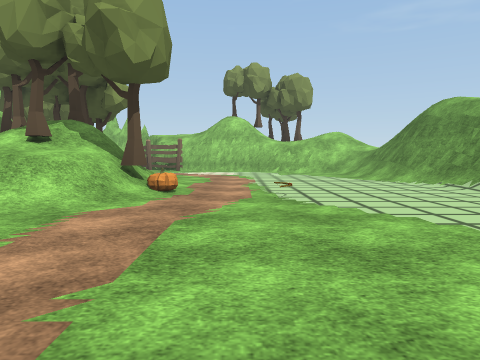
View 1 (above)

24 first-person views from a walk through a 3-D level made in the Unity game engine. The camera is 1.3 m above the floor, tilts 4° down and sees 70° across. The floor is counted in squares, 2 m on a side. Each view is taken from the middle of a square. On the plan, view 1 faces up. The plan holds only what a view shows up to about 10 squares ahead; the rest is blank. The place goes on beyond the plan. The player character is not drawn. Some animated figures are left out. Some surface patterns are stand-ins.

View 2
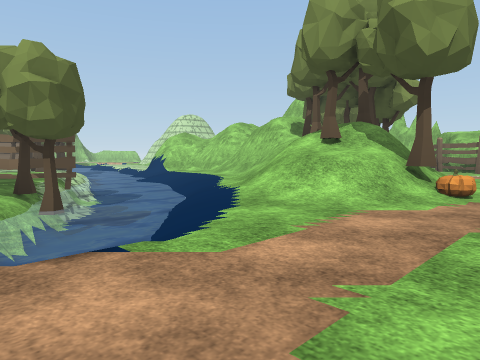

View 3
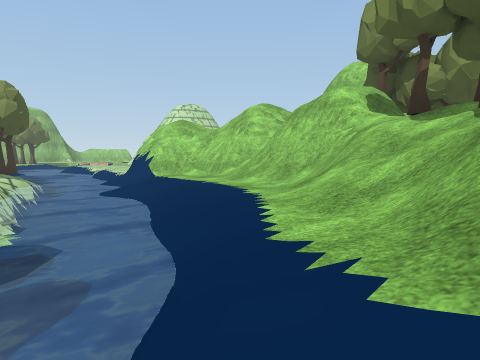

View 4
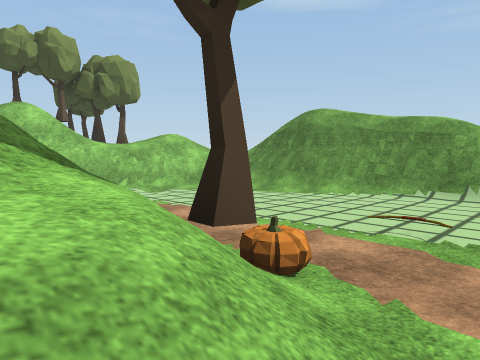

View 5
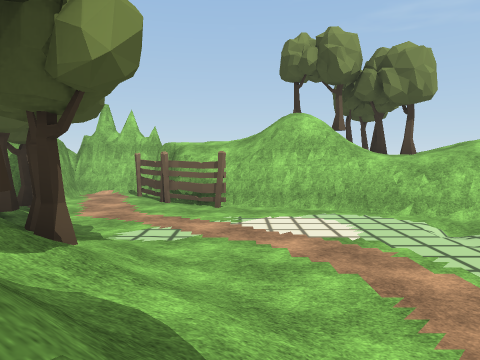

View 6
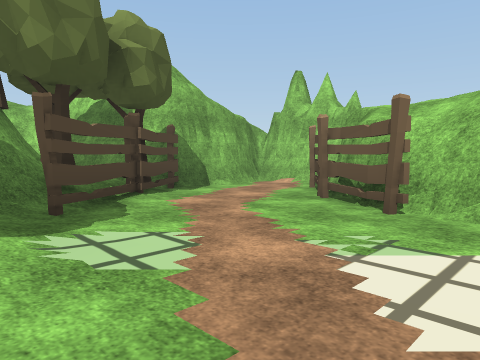

View 7
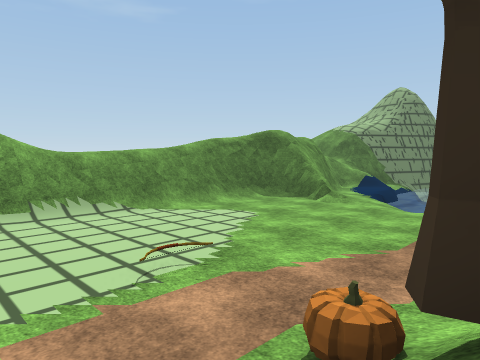

View 8
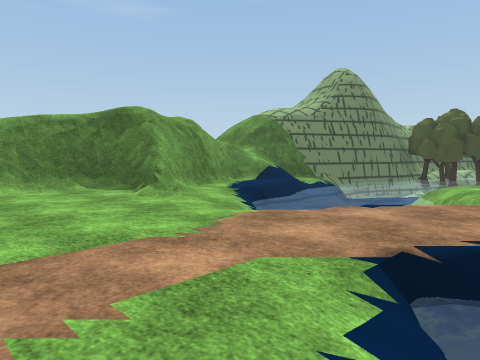

View 9
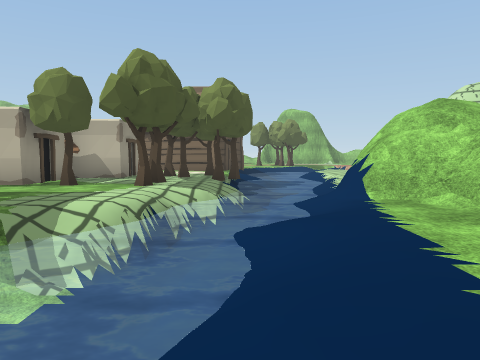

View 10
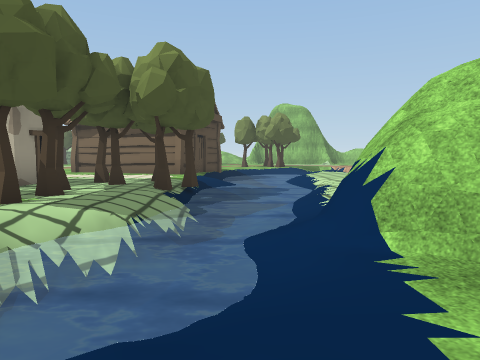

View 11
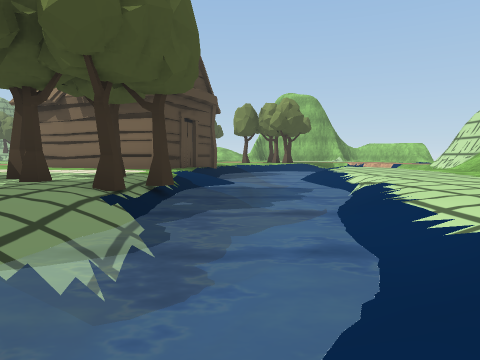

View 12
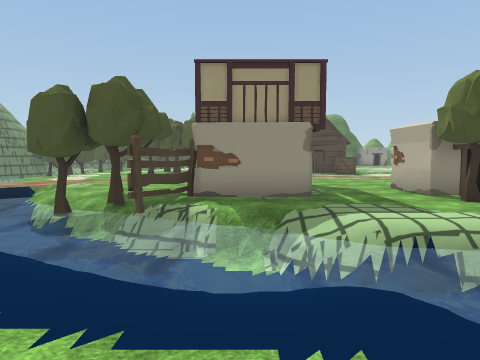

View 13
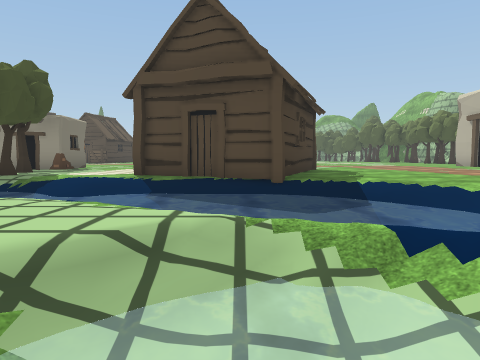

View 14
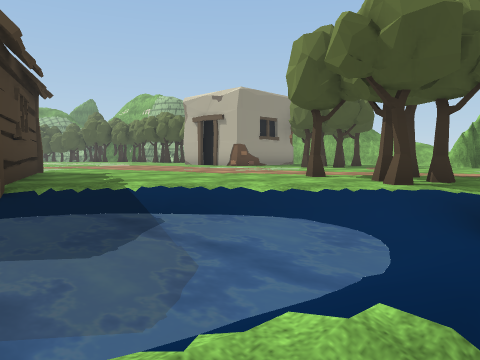

View 15
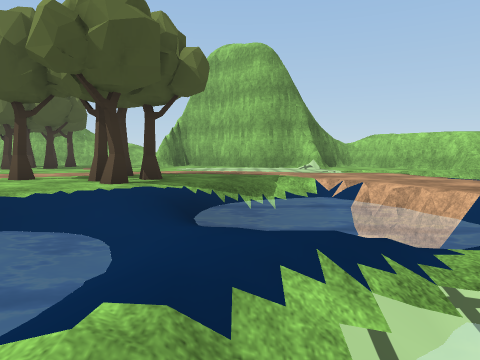

View 16
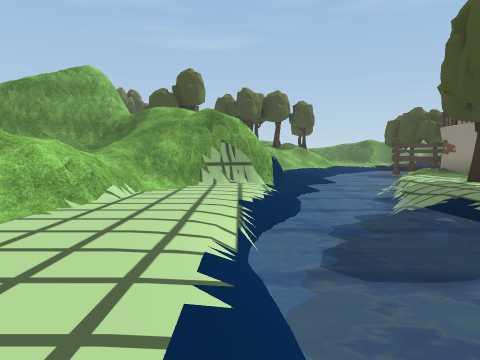

View 17
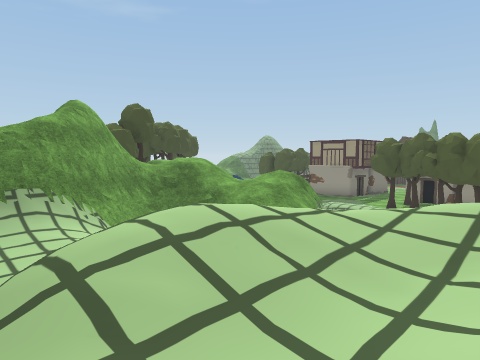

View 18
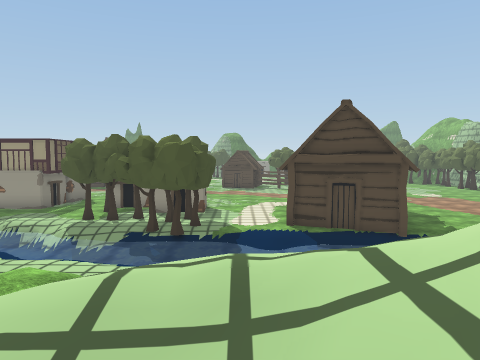

View 19
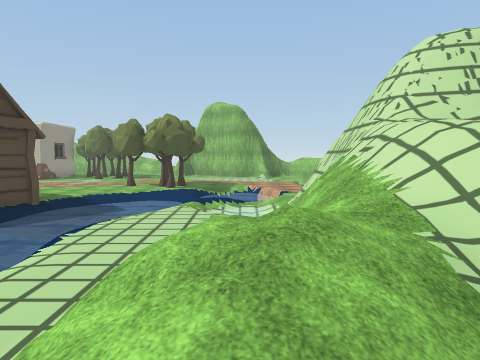

View 20
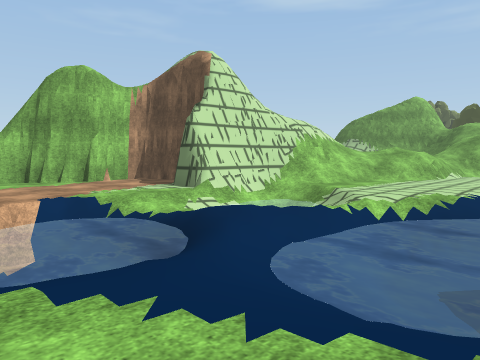

View 21
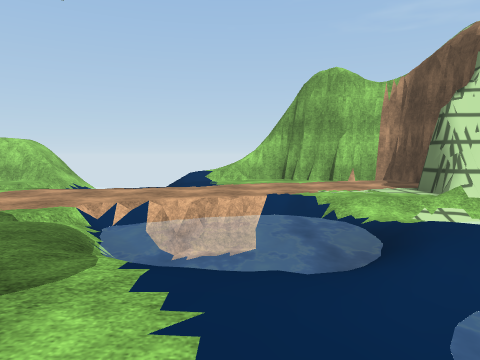

View 22
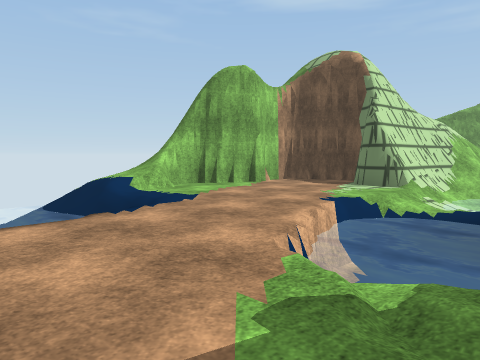

View 23
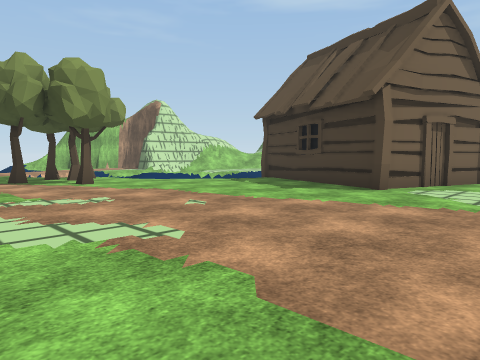

View 24
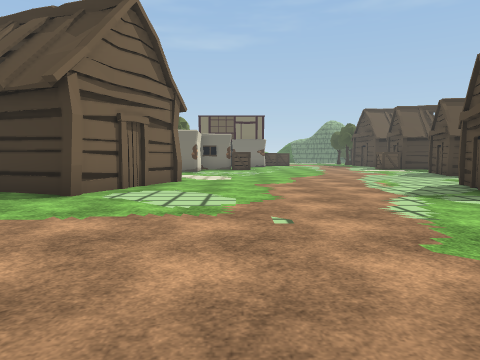

### Floor plan
Key: @ floor where view 1 was taken; # wall or solid block; x gap in a wall; . main floor; : floor 0.25 m higher than the main floor; - floor 0.5 m lower than the main floor; + floor 1 m higher than the main floor; * floor 1.5 m higher than the main floor; % floor 2.25 m higher than the main floor; & floor 2.5 m higher than the main floor; $ floor 4 m higher than the main floor; / step, stairs or slope; = window, fence, low wall or low ledge; ~ water the walk can cross; ≈ water the walk keeps out of; v drop or lower ground; T tree; F fence; H hut; O other object.
Columns run from 33 left of view 1 to 6 right of it. Each row starts with its distance up from view 1.
 18  ≈≈-//##     ///            #
 17 =≈≈-/=.####  ///   //#    ###/
 16 ≈ ≈~......###///   //#    #.Fv////TT
 15 ≈≈≈≈.....###////    /#    #..F#////&T/
 14 ≈........###=////   /##  ##...F/##////
 13 ....≈≈≈/////=/////   ##### FT.....==/
 12 .../≈≈≈/~~~..///////////#TTT.......//
 11 .../≈≈≈////....=///////=##TTF:..../..//
 10 ..././/~≈≈/.......#///#==$= +T/......#v/
  9 ..TTT.~≈≈≈≈//≈≈////####/###T%T//.....#v/
  8 ....../≈≈≈≈≈≈≈≈≈~-/##/..//=/TT//...../#/
  7 ...T.../≈≈≈~≈≈≈≈≈≈≈~~//.////* T/...../#/
  6 ........x.////~T~~≈≈≈≈-~//////%/:..../#/
  5  .......####..T.T///≈≈≈≈≈~////*TO..../=/
  4  .......# ##...T.TT...~≈≈≈≈≈////.....//
  3  ......## #.............≈F≈≈~//......//
  2 .......####.   ##.T.....FFTT≈≈/......//
  1 .........##.    ###...###.//≈≈≈/.....#/
  0 ............      #...   .T./≈≈..@///#/
 -1 ............       ...   ..../../ //##/
 -2   ..........                   /≈≈≈/v/
 -3    .........                   ≈ ≈≈≈=#
 -4      .......                   .≈≈≈≈:x
 -5       ......                   ..≈≈≈
 -6        HH...                    .≈≈≈
 -7         H ..                     ≈≈

Positions as (right, up) in squares from view 1, and headings:
1: (0, 0), facing up
2: (0, 0), facing up-left
3: (-4, 3), facing up-left
4: (-3, 4), facing up-right
5: (-2, 6), facing up
6: (-1, 10), facing up-left
7: (-2, 7), facing down-right
8: (-3, 3), facing down-right
9: (-7, 6), facing left
10: (-10, 7), facing left
11: (-13, 7), facing left
12: (-10, 9), facing down
13: (-24, 13), facing down
14: (-24, 11), facing down-left
15: (-24, 11), facing left
16: (-22, 9), facing right
17: (-20, 18), facing down-right
18: (-20, 16), facing down
19: (-15, 12), facing left
20: (-29, 8), facing up-right
21: (-28, 8), facing up
22: (-32, 11), facing up-right
23: (-33, -1), facing up-right
24: (-32, -1), facing right
